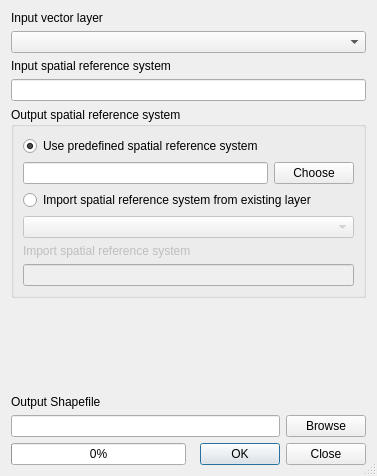
<?xml version="1.0" encoding="UTF-8"?>
<ui version="4.0">
 <class>Dialog</class>
 <widget class="QDialog" name="Dialog">
  <property name="windowModality">
   <enum>Qt::WindowModal</enum>
  </property>
  <property name="geometry">
   <rect>
    <x>0</x>
    <y>0</y>
    <width>377</width>
    <height>476</height>
   </rect>
  </property>
  <property name="windowTitle">
   <string>Projection Management Tool</string>
  </property>
  <property name="sizeGripEnabled">
   <bool>true</bool>
  </property>
  <layout class="QGridLayout" name="gridLayout">
   <item row="0" column="0">
    <layout class="QVBoxLayout" name="verticalLayout">
     <item>
      <widget class="QLabel" name="label_3">
       <property name="text">
        <string>Input vector layer</string>
       </property>
      </widget>
     </item>
     <item>
      <widget class="QComboBox" name="inShape"/>
     </item>
    </layout>
   </item>
   <item row="1" column="0">
    <layout class="QVBoxLayout" name="verticalLayout_2">
     <item>
      <widget class="QLabel" name="label_4">
       <property name="text">
        <string>Input spatial reference system</string>
       </property>
      </widget>
     </item>
     <item>
      <widget class="QLineEdit" name="inRef">
       <property name="readOnly">
        <bool>true</bool>
       </property>
      </widget>
     </item>
    </layout>
   </item>
   <item row="2" column="0">
    <widget class="QGroupBox" name="groupBox">
     <property name="title">
      <string>Output spatial reference system</string>
     </property>
     <layout class="QGridLayout">
      <item row="0" column="0">
       <widget class="QRadioButton" name="rdoProjection">
        <property name="text">
         <string>Use predefined spatial reference system</string>
        </property>
        <property name="checked">
         <bool>true</bool>
        </property>
       </widget>
      </item>
      <item row="1" column="0">
       <layout class="QHBoxLayout">
        <item>
         <widget class="QLineEdit" name="txtProjection">
          <property name="readOnly">
           <bool>true</bool>
          </property>
         </widget>
        </item>
        <item>
         <widget class="QPushButton" name="btnProjection">
          <property name="text">
           <string>Choose</string>
          </property>
         </widget>
        </item>
       </layout>
      </item>
      <item row="2" column="0">
       <widget class="QRadioButton" name="radioButton_2">
        <property name="text">
         <string>Import spatial reference system from existing layer</string>
        </property>
       </widget>
      </item>
      <item row="3" column="0">
       <widget class="QComboBox" name="cmbLayer">
        <property name="enabled">
         <bool>false</bool>
        </property>
       </widget>
      </item>
      <item row="4" column="0">
       <widget class="QLabel" name="label_5">
        <property name="enabled">
         <bool>false</bool>
        </property>
        <property name="text">
         <string>Import spatial reference system</string>
        </property>
       </widget>
      </item>
      <item row="5" column="0">
       <widget class="QLineEdit" name="outRef">
        <property name="enabled">
         <bool>false</bool>
        </property>
        <property name="readOnly">
         <bool>true</bool>
        </property>
       </widget>
      </item>
     </layout>
    </widget>
   </item>
   <item row="4" column="0">
    <layout class="QVBoxLayout" name="verticalLayout_3">
     <item>
      <widget class="QLabel" name="label_2">
       <property name="text">
        <string>Output Shapefile</string>
       </property>
      </widget>
     </item>
     <item>
      <layout class="QHBoxLayout">
       <item>
        <widget class="QLineEdit" name="outShape">
         <property name="readOnly">
          <bool>true</bool>
         </property>
        </widget>
       </item>
       <item>
        <widget class="QPushButton" name="toolOut">
         <property name="text">
          <string>Browse</string>
         </property>
        </widget>
       </item>
      </layout>
     </item>
    </layout>
   </item>
   <item row="6" column="0">
    <layout class="QHBoxLayout" name="horizontalLayout">
     <item>
      <widget class="QProgressBar" name="progressBar">
       <property name="value">
        <number>0</number>
       </property>
       <property name="alignment">
        <set>Qt::AlignCenter</set>
       </property>
       <property name="textVisible">
        <bool>true</bool>
       </property>
      </widget>
     </item>
     <item>
      <widget class="QDialogButtonBox" name="buttonBox_2">
       <property name="orientation">
        <enum>Qt::Horizontal</enum>
       </property>
       <property name="standardButtons">
        <set>QDialogButtonBox::Close|QDialogButtonBox::Ok</set>
       </property>
      </widget>
     </item>
    </layout>
   </item>
   <item row="3" column="0">
    <spacer name="verticalSpacer">
     <property name="orientation">
      <enum>Qt::Vertical</enum>
     </property>
     <property name="sizeHint" stdset="0">
      <size>
       <width>20</width>
       <height>40</height>
      </size>
     </property>
    </spacer>
   </item>
  </layout>
 </widget>
 <resources/>
 <connections>
  <connection>
   <sender>buttonBox_2</sender>
   <signal>accepted()</signal>
   <receiver>Dialog</receiver>
   <slot>accept()</slot>
   <hints>
    <hint type="sourcelabel">
     <x>133</x>
     <y>470</y>
    </hint>
    <hint type="destinationlabel">
     <x>215</x>
     <y>290</y>
    </hint>
   </hints>
  </connection>
  <connection>
   <sender>buttonBox_2</sender>
   <signal>rejected()</signal>
   <receiver>Dialog</receiver>
   <slot>close()</slot>
   <hints>
    <hint type="sourcelabel">
     <x>59</x>
     <y>470</y>
    </hint>
    <hint type="destinationlabel">
     <x>132</x>
     <y>239</y>
    </hint>
   </hints>
  </connection>
  <connection>
   <sender>rdoProjection</sender>
   <signal>toggled(bool)</signal>
   <receiver>txtProjection</receiver>
   <slot>setEnabled(bool)</slot>
   <hints>
    <hint type="sourcelabel">
     <x>122</x>
     <y>170</y>
    </hint>
    <hint type="destinationlabel">
     <x>127</x>
     <y>202</y>
    </hint>
   </hints>
  </connection>
  <connection>
   <sender>radioButton_2</sender>
   <signal>toggled(bool)</signal>
   <receiver>cmbLayer</receiver>
   <slot>setEnabled(bool)</slot>
   <hints>
    <hint type="sourcelabel">
     <x>94</x>
     <y>235</y>
    </hint>
    <hint type="destinationlabel">
     <x>95</x>
     <y>265</y>
    </hint>
   </hints>
  </connection>
  <connection>
   <sender>radioButton_2</sender>
   <signal>toggled(bool)</signal>
   <receiver>label_5</receiver>
   <slot>setEnabled(bool)</slot>
   <hints>
    <hint type="sourcelabel">
     <x>37</x>
     <y>232</y>
    </hint>
    <hint type="destinationlabel">
     <x>46</x>
     <y>281</y>
    </hint>
   </hints>
  </connection>
  <connection>
   <sender>radioButton_2</sender>
   <signal>toggled(bool)</signal>
   <receiver>outRef</receiver>
   <slot>setEnabled(bool)</slot>
   <hints>
    <hint type="sourcelabel">
     <x>24</x>
     <y>226</y>
    </hint>
    <hint type="destinationlabel">
     <x>30</x>
     <y>306</y>
    </hint>
   </hints>
  </connection>
 </connections>
</ui>
